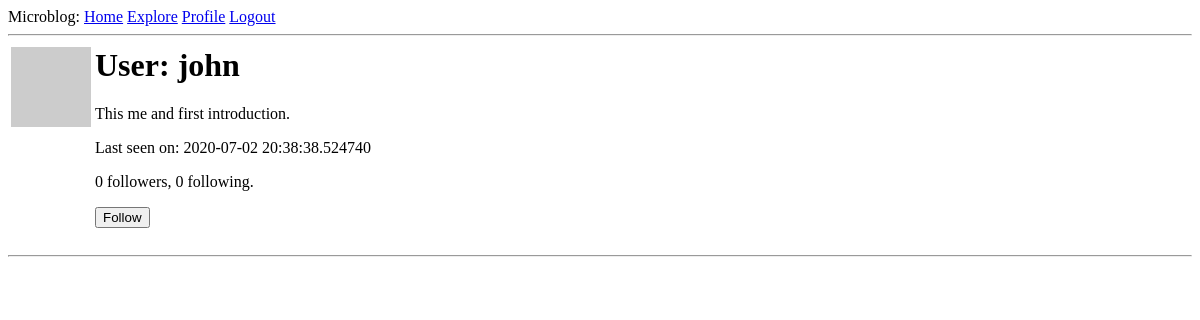
/user/john (signed in), run on an earlier commit of the app's database.
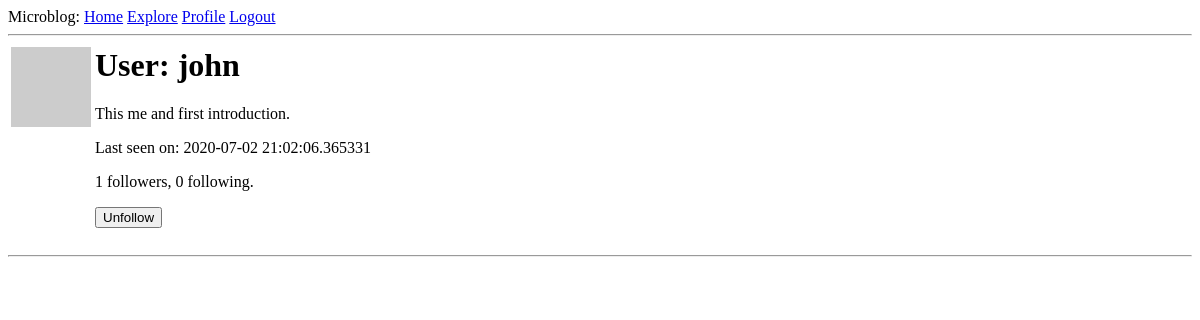
And on a later commit of the database.
### app/models.py (models this page shows, shortened)
class User(UserMixin, db.Model):
    id = db.Column(db.Integer, primary_key=True)
    username = db.Column(db.String(64), index=True, unique=True)
    email = db.Column(db.String(120), index=True, unique=True)
    password_hash = db.Column(db.String(128))
    posts = db.relationship('Post', backref='author', lazy='dynamic')
    about_me = db.Column(db.String(140))
    last_seen = db.Column(db.DateTime, default=datetime.utcnow)
    followed = db.relationship(
        'User', secondary=followers,
        primaryjoin=(followers.c.follower_id==id),
        secondaryjoin=(followers.c.followed_id==id),
        backref=db.backref('followers', lazy='dynamic'),
        lazy='dynamic')
    def avatar(self, size):
        digest = md5(self.email.lower().encode('utf-8')).hexdigest()
        return 'https://www.gravatar.com/avatar/{}?d=identicon&s={}'.format(
            digest, size)
    def is_following(self, user):
        return self.followed.filter(
            followers.c.followed_id==user.id).count() > 0

### app/routes.py (the view)
@app.route('/user/<username>')
@login_required
def user(username):
    user = User.query.filter_by(username=username).first_or_404()
    page = request.args.get('page', 1, type=int)
    posts = user.posts.order_by(Post.timestamp.desc()).paginate(
        page, app.config['POSTS_PER_PAGE'], False)
    next_url = url_for('user', username=user.username, page=posts.next_num) \
        if posts.has_next else None
    prev_url = url_for('user', username=user.username, page=posts.prev_num) \
        if posts.has_prev else None
    form = EmptyForm()
    return render_template('user.html', user=user, posts=posts.items,
                           next_url=next_url, prev_url=prev_url, form=form)

### app/forms.py
class EmptyForm(FlaskForm):
    submit = SubmitField('Submit')

### app/models.py (called while the page is built)
@login.user_loader
def load_user(id):
    return User.query.get(int(id))

### app/routes.py (called while the page is built)
@app.before_request
def before_request():
    if current_user.is_authenticated:
        current_user.last_seen = datetime.utcnow()
        db.session.commit()

### app/templates/user.html (shortened to what this page needs)
{% extends "base.html" %}
{% block content %}
    <table>
        <tr valign="top">
            <td><img src="{{ user.avatar(128) }}"></td>
            <td>
                <h1>User: {{ user.username }}</h1>
                {% if user.about_me %}<p>{{ user.about_me }}</p>{% endif %}
                {% if user.last_seen %}<p>Last seen on: {{ user.last_seen }}</p>{% endif %}
                <p>{{ user.followers.count() }} followers, {{ user.followed.count() }} following.</p>
                {% if user == current_user %}
                <p><a href="{{ url_for('edit_profile') }}">Edit your profile</a></p>
                {% elif not current_user.is_following(user) %}
                <p>
                    <form action="{{ url_for('follow', username=user.username) }}" method="post">
                        {{ form.submit(value='Follow') }}
                    </form>
                </p>
                {% else %}
                <p>
                    <form action="{{ url_for('unfollow', username=user.username) }}" method="post">
                        {{ form.submit(value='Unfollow') }}
                    </form>
                </p>
                {% endif %}
            </td>
        </tr>
    </table>
    <hr>
{% endblock %}

What changed in the data, as far as the page shows it:
changed User "john": last_seen "2020-07-02 20:38:38.524740" → "2020-07-02 21:02:06.365331"
Also different on the page:
{{ user.followers.count() }}: "0" → "1"
form field submit: (not shown) → "Unfollow"
form field submit: "Follow" → (not shown)
